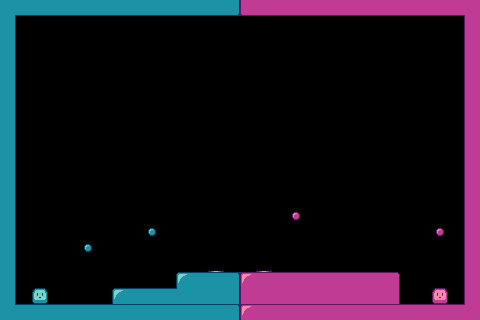

Tiled map render using the project's own tile images. Description and the whole map definition, tile-layer contents included, below:
An orthogonal 30x20 tile map with 16x16 px tiles, 1 tile layer (Tile Layer 1).

<map version="1.4" tiledversion="2021.01.13" orientation="orthogonal" renderorder="right-down" width="30" height="20" tilewidth="16" tileheight="16" infinite="0" nextlayerid="2" nextobjectid="1">
 <tileset firstgid="1" source="spritesheet.tsx" />
 <layer id="1" name="Tile Layer 1" width="30" height="20">
  <data encoding="csv">
109,66,66,66,66,66,66,66,66,66,66,66,66,66,105,108,70,70,70,70,70,70,70,70,70,70,70,70,70,112,
51,0,0,0,0,0,0,0,0,0,0,0,0,0,0,0,0,0,0,0,0,0,0,0,0,0,0,0,0,53,
51,0,0,0,0,0,0,0,0,0,0,0,0,0,0,0,0,0,0,0,0,0,0,0,0,0,0,0,0,53,
51,0,0,0,0,0,0,0,0,0,0,0,0,0,0,0,0,0,0,0,0,0,0,0,0,0,0,0,0,53,
51,0,0,0,0,0,0,0,0,0,0,0,0,0,0,0,0,0,0,0,0,0,0,0,0,0,0,0,0,53,
51,0,0,0,0,0,0,0,0,0,0,0,0,0,0,0,0,0,0,0,0,0,0,0,0,0,0,0,0,53,
51,0,0,0,0,0,0,0,0,0,0,0,0,0,0,0,0,0,0,0,0,0,0,0,0,0,0,0,0,53,
51,0,0,0,0,0,0,0,0,0,0,0,0,0,0,0,0,0,0,0,0,0,0,0,0,0,0,0,0,53,
51,0,0,0,0,0,0,0,0,0,0,0,0,0,0,0,0,0,0,0,0,0,0,0,0,0,0,0,0,53,
51,0,0,0,0,0,0,0,0,0,0,0,0,0,0,0,0,0,0,0,0,0,0,0,0,0,0,0,0,53,
51,0,0,0,0,0,0,0,0,0,0,0,0,0,0,0,0,0,0,0,0,0,0,0,0,0,0,0,0,53,
51,0,0,0,0,0,0,0,0,0,0,0,0,0,0,0,0,0,0,0,0,0,0,0,0,0,0,0,0,53,
51,0,0,0,0,0,0,0,0,0,0,0,0,0,0,0,0,0,0,0,0,0,0,0,0,0,0,0,0,53,
51,0,0,0,0,0,0,0,0,0,0,0,0,0,0,0,0,0,114,0,0,0,0,0,0,0,0,0,0,53,
51,0,0,0,0,0,0,0,0,113,0,0,0,0,0,0,0,0,0,0,0,0,0,0,0,0,0,114,0,53,
51,0,0,0,0,113,0,0,0,0,0,0,0,0,0,0,0,0,0,0,0,0,0,0,0,0,0,0,0,53,
51,0,0,0,0,0,0,0,0,0,0,0,0,97,0,0,98,0,0,0,0,0,0,0,0,0,0,0,0,53,
51,0,0,0,0,0,0,0,0,0,0,33,34,34,121,124,38,38,38,38,38,38,38,38,39,0,0,0,0,53,
51,0,1,0,0,0,0,33,34,34,34,126,50,50,51,53,54,54,54,54,54,54,54,54,55,0,0,5,0,53,
125,34,34,34,34,34,34,34,34,34,34,34,34,34,121,124,38,38,38,38,38,38,38,38,38,38,38,38,38,128
</data>
 </layer>
</map>
